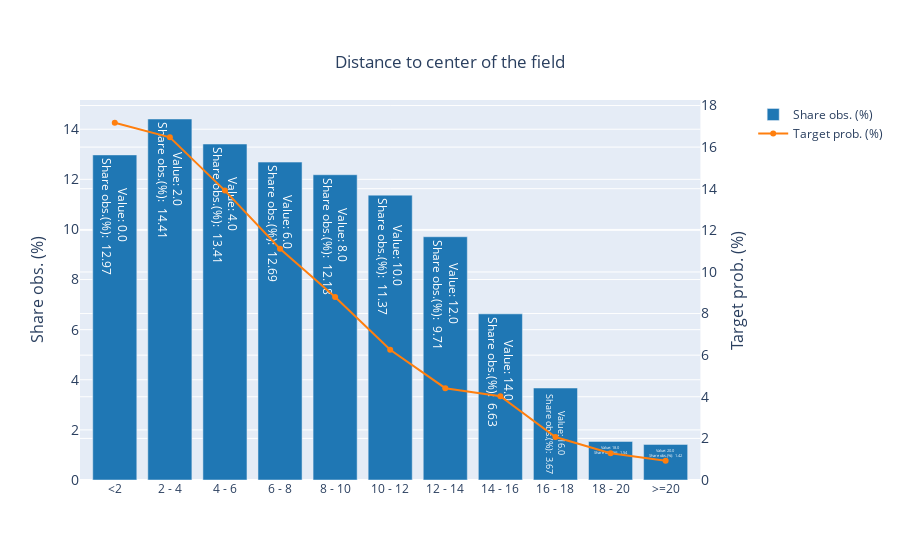

This figure's notebook cell:
### Code cell
df_train["distToCenterBuckets"] = ml_help.build_buckets(df_train, "distToCenter", 
                                                  step_size=2,
                                                  max_val=20)

fig, df_group = ml_help.create_univariate_variable_graph(df=df_train, 
                                               col="distToCenterBuckets", 
                                               target_col="goal", 
                                               binned_cols=True,
                                               title_name="Distance to center of the field")
fig.show()

### Figure 1 — Plotly figure (JSON) as saved in the notebook; plotly's stock layout.template omitted (floating-point values rounded to 4 significant figures)
{"data": [{"hoverinfo": "text", "marker": {"color": "rgb(31, 119, 180)"}, "name": "Share obs. (%)", "text": ["Value: 0.0 <br />Share obs.(%):  12.97", "Value: 2.0 <br />Share obs.(%):  14.41", "Value: 4.0 <br />Share obs.(%):  13.41", "Value: 6.0 <br />Share obs.(%):  12.69", "Value: 8.0 <br />Share obs.(%):  12.18", "Value: 10.0 <br />Share obs.(%):  11.37", "Value: 12.0 <br />Share obs.(%):  9.71", "Value: 14.0 <br />Share obs.(%):  6.63", "Value: 16.0 <br />Share obs.(%):  3.67", "Value: 18.0 <br />Share obs.(%):  1.54", "Value: 20.0 <br />Share obs.(%):  1.42"], "type": "bar", "x": ["<2", "2 - 4", "4 - 6", "6 - 8", "8 - 10", "10 - 12", "12 - 14", "14 - 16", "16 - 18", "18 - 20", ">=20"], "y": [12.97, 14.41, 13.41, 12.69, 12.18, 11.37, 9.708, 6.63, 3.671, 1.539, 1.42]}, {"hoverinfo": "text", "marker": {"color": "rgb(255, 127, 14)"}, "name": "Target prob. (%)", "text": ["Value: 0.0 <br />Target prob. (%):  17.17", "Value: 2.0 <br />Target prob. (%):  16.47", "Value: 4.0 <br />Target prob. (%):  13.91", "Value: 6.0 <br />Target prob. (%):  11.12", "Value: 8.0 <br />Target prob. (%):  8.79", "Value: 10.0 <br />Target prob. (%):  6.26", "Value: 12.0 <br />Target prob. (%):  4.41", "Value: 14.0 <br />Target prob. (%):  4.03", "Value: 16.0 <br />Target prob. (%):  2.06", "Value: 18.0 <br />Target prob. (%):  1.28", "Value: 20.0 <br />Target prob. (%):  0.93"], "type": "scatter", "x": ["<2", "2 - 4", "4 - 6", "6 - 8", "8 - 10", "10 - 12", "12 - 14", "14 - 16", "16 - 18", "18 - 20", ">=20"], "xaxis": "x", "y": [17.17, 16.47, 13.91, 11.12, 8.791, 6.261, 4.413, 4.026, 2.065, 1.285, 0.9281], "yaxis": "y2"}], "layout": {"title": {"text": "Distance to center of the field", "x": 0.5, "xanchor": "center", "y": 0.9, "yanchor": "top"}, "xaxis": {"anchor": "y", "domain": [0, 0.94]}, "yaxis": {"anchor": "x", "domain": [0, 1], "rangemode": "tozero", "tickfont": {"size": 14}, "title": {"font": {"size": 16}, "text": "Share obs. (%)"}}, "yaxis2": {"anchor": "x", "overlaying": "y", "rangemode": "tozero", "side": "right", "tickfont": {"size": 14}, "title": {"font": {"size": 16}, "text": "Target prob. (%)"}}}}
